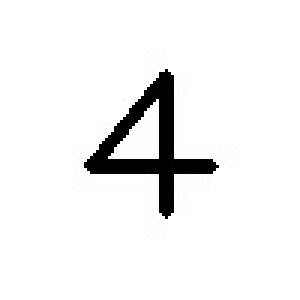
#> input picture Practice/task1/digits/4.jpg, 100 x 100 px (shown 3 times larger)
$ python task1implementation.py   (Python 2 division)
#> lines starting #> are read from the running program, lines starting #| are printed output that depends on the picture; after the words box and inside, x2 and y2 are one past the last pixel; in counts of white or black regions, pixels touching at a corner belong together
import cv2
import numpy as np
def calHuMoments(src, logHuMoments, num):
	img = cv2.imread(src)
	# Convert to grayscale and apply Gaussian filtering
	hsv = cv2.cvtColor(img, cv2.COLOR_BGR2HSV)
	hsv = cv2.GaussianBlur(hsv, (5, 5), 0)
	# Threshold the image
	MIN= np.array([0,0,0],np.uint8)
	MAX= np.array([355,55,100],np.uint8)
	mask = cv2.inRange(hsv, MIN,MAX)
	# [6 lines of commented-out code are left out]
	moments=cv2.HuMoments(cv2.moments(mask)).flatten()
	# print "Original hu moments are ",moments
	mean=(moments[0]+moments[1]+moments[2]+moments[3]+moments[4]+moments[5]+moments[6])/7
	# print mean
	a1=(moments[0]-mean)
	a11=pow(a1,2)
	a2=(moments[1]-mean)
	a22=pow(a2,2)
	a3=(moments[2]-mean)
	a33=pow(a3,2)
	a4=(moments[3]-mean)
	a44=pow(a4,2)
	a5=(moments[4]-mean)
	a55=pow(a5,2)
	a6=(moments[5]-mean)
	a66=pow(a6,2)
	a7=(moments[6]-mean)
	a77=pow(a7,2)
	deviation=np.sqrt(a11+a22+a33+a44+a55+a66+a77)
	a1=a1/deviation
	a2=a2/deviation
	a3=a3/deviation
	a4=a4/deviation
	a5=a5/deviation
	a6=a6/deviation
	a7=a7/deviation
	# nom2Moments={a1,a2,a3,a4,a5,a6,a7}
	# print "Normalised Hu Moments are", nomMoments
	a1=a1*np.log(abs(a1))/abs(a1)
	a2=a2*np.log(abs(a2))/abs(a2)
	a3=a3*np.log(abs(a3))/abs(a3)
	a4=a4*np.log(abs(a4))/abs(a4)
	a5=a5*np.log(abs(a5))/abs(a5)
	a6=a6*np.log(abs(a6))/abs(a6)
	a7=a7*np.log(abs(a7))/abs(a7)
	D=abs(a1-logHuMoments[0])+abs(a2-logHuMoments[1])+abs(a3-logHuMoments[2])+abs(a4-logHuMoments[3])+abs(a5-logHuMoments[4])+abs(a6-logHuMoments[5])+abs(a7-logHuMoments[6])
	print D

# [5 lines of commented-out code are left out]
image='digits/4.jpg'
img = cv2.imread(image)
#> img is the input picture: shape (100, 100, 3); min 0, max 255, mean 240.4
# Convert to grayscale and apply Gaussian filtering
hsv = cv2.cvtColor(img, cv2.COLOR_BGR2HSV)
#> hsv: shape (100, 100, 3); mean H, S, V 0, 0, 240.4
hsv = cv2.GaussianBlur(hsv, (5, 5), 0)
#> hsv: shape (100, 100, 3); mean H, S, V 0, 0, 240.4
# Threshold the image
MIN= np.array([0,0,0],np.uint8)
MAX= np.array([355,55,100],np.uint8)
mask = cv2.inRange(hsv, MIN,MAX)
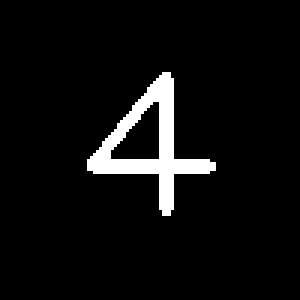
#> mask: shape (100, 100) (shown 3 times larger); 5.5% white; 1 white region, box (x1, y1, x2, y2) and area: (29, 24, 72, 72) 555
cv2.imwrite("444.jpg",mask)
# [6 lines of commented-out code are left out]
moments=cv2.HuMoments(cv2.moments(mask)).flatten()
#> moments = [0.00149, 5.29e-08, 1.34e-09, 8.59e-12, 8.36e-22, 1.33e-15, -3.83e-22]
# print "Original hu moments are ",moments
mean=(moments[0]+moments[1]+moments[2]+moments[3]+moments[4]+moments[5]+moments[6])/7
#> mean = 0.000213
# print mean
a1=(moments[0]-mean)
#> a1 = 0.00128
a11=pow(a1,2)
#> a11 = 1.63e-06
a2=(moments[1]-mean)
#> a2 = -0.000212
a22=pow(a2,2)
#> a22 = 4.51e-08
a3=(moments[2]-mean)
#> a3 = -0.000213
a33=pow(a3,2)
#> a33 = 4.52e-08
a4=(moments[3]-mean)
#> a4 = -0.000213
a44=pow(a4,2)
#> a44 = 4.52e-08
a5=(moments[4]-mean)
#> a5 = -0.000213
a55=pow(a5,2)
#> a55 = 4.52e-08
a6=(moments[5]-mean)
#> a6 = -0.000213
a66=pow(a6,2)
#> a66 = 4.52e-08
a7=(moments[6]-mean)
#> a7 = -0.000213
a77=pow(a7,2)
#> a77 = 4.52e-08
deviation=np.sqrt(a11+a22+a33+a44+a55+a66+a77)
#> deviation = 0.00138
a1=a1/deviation
#> a1 = 0.926
a2=a2/deviation
#> a2 = -0.154
a3=a3/deviation
#> a3 = -0.154
a4=a4/deviation
#> a4 = -0.154
a5=a5/deviation
#> a5 = -0.154
a6=a6/deviation
#> a6 = -0.154
a7=a7/deviation
#> a7 = -0.154
nomMoments=[a1,a2,a3,a4,a5,a6,a7]
#> nomMoments = [0.926, -0.154, -0.154, -0.154, -0.154, -0.154, -0.154]
# print "Normalised Hu Moments are", nomMoments
a1=a1*np.log(abs(a1))/abs(a1)
#> a1 = -0.0771
a2=a2*np.log(abs(a2))/abs(a2)
#> a2 = 1.87
a3=a3*np.log(abs(a3))/abs(a3)
#> a3 = 1.87
a4=a4*np.log(abs(a4))/abs(a4)
#> a4 = 1.87
a5=a5*np.log(abs(a5))/abs(a5)
#> a5 = 1.87
a6=a6*np.log(abs(a6))/abs(a6)
#> a6 = 1.87
a7=a7*np.log(abs(a7))/abs(a7)
#> a7 = 1.87
logMoments=[a1,a2,a3,a4,a5,a6,a7]
#> logMoments = [-0.0771, 1.87, 1.87, 1.87, 1.87, 1.87, 1.87]
print "Digit >> 1"
for i in range(0,10):
	image="digits/"+str(i)+".jpg"
	calHuMoments(image,logMoments, i)
#> (the run stopped early here; a loop or call above may not have finished)
